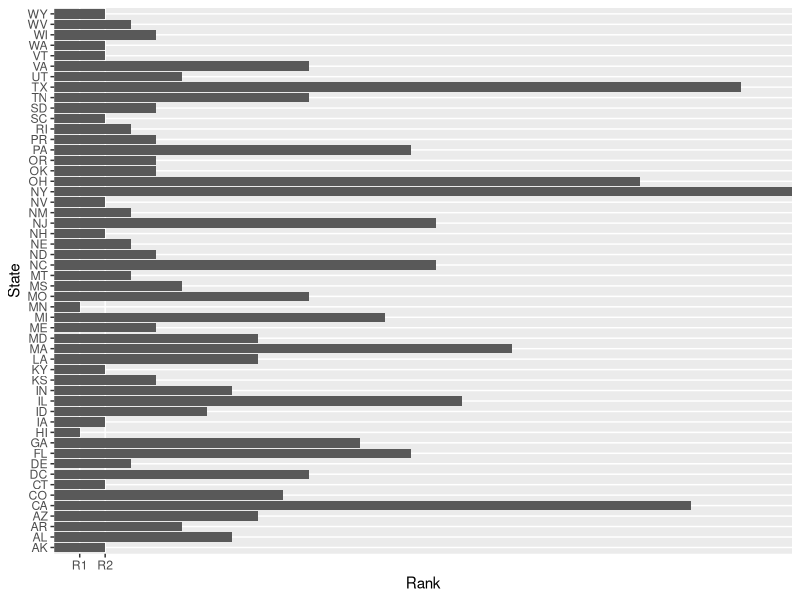
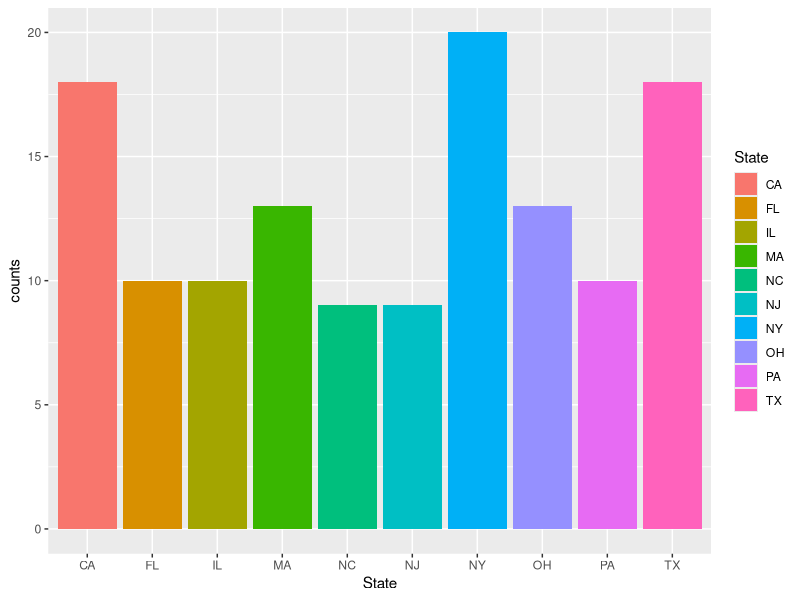
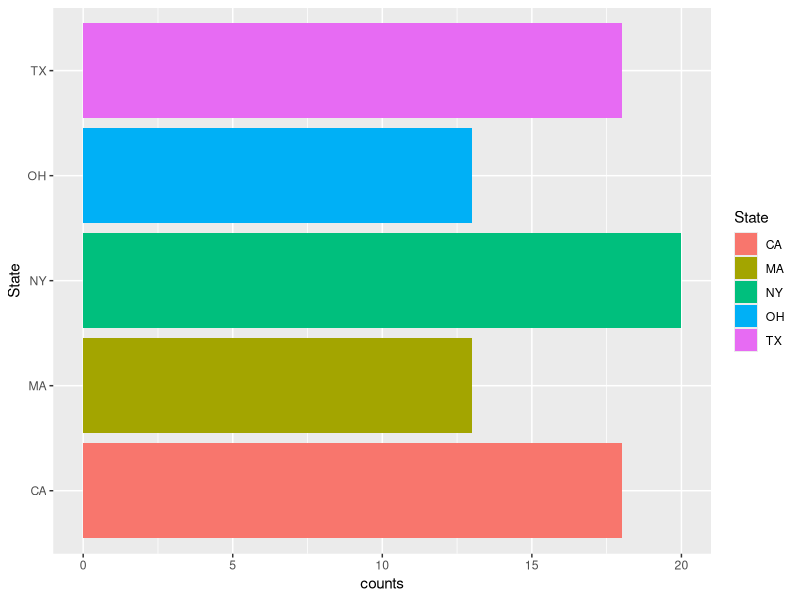
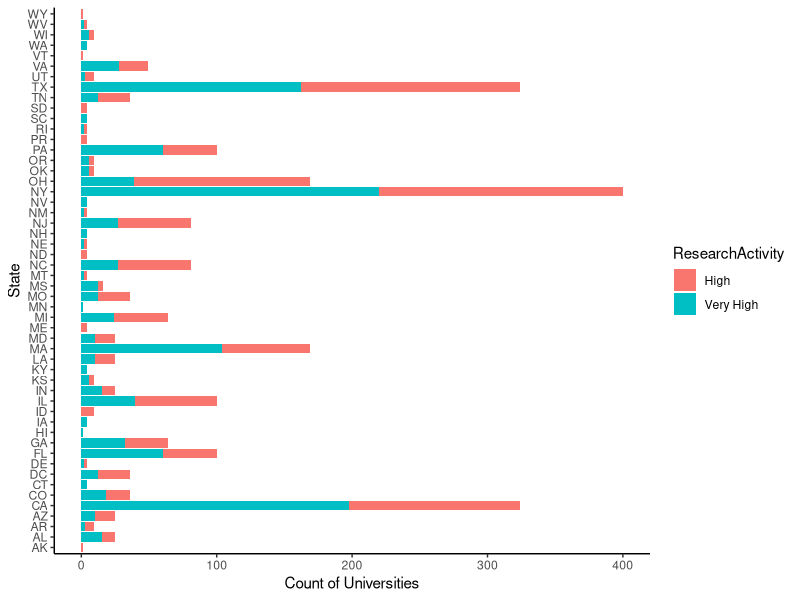
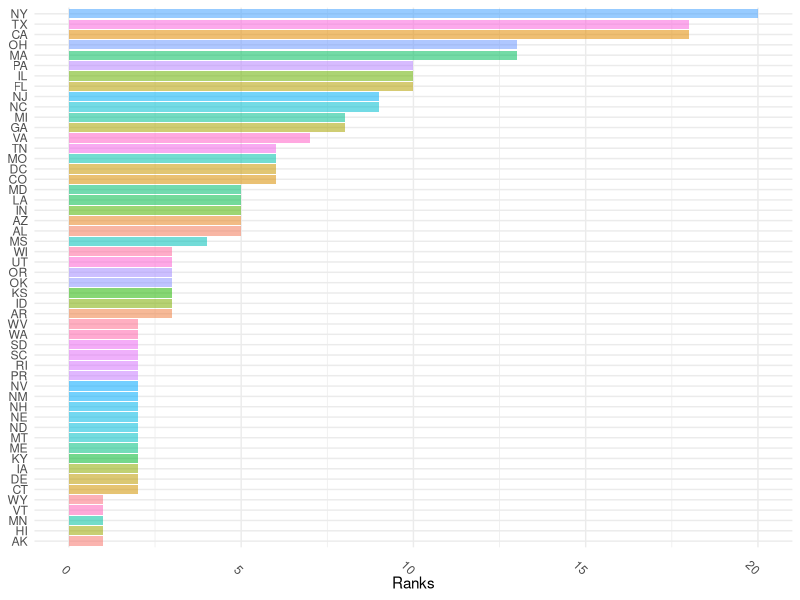

Recreate these plots in R, in order.
## ---- chunk 1
knitr::opts_chunk$set(echo = TRUE)
## ---- chunk 2
library(readxl)
Unis <- read_excel("ResearchClassification_DoctoralUniversities.xlsx")
Unis
## ---- chunk 3
library(tidyverse)
## ---- chunk 4
ggplot(Unis, aes(State, Rank)) + geom_col() + coord_flip()
## ---- chunk 5
Unis %>%
  filter(Rank == "R1") %>% 
  group_by(State) %>%
  summarise(counts = sum(table(Rank)))
## ---- chunk 6
Unis %>%
  group_by(State) %>%
  summarise(counts = sum(table(Rank))) %>%
  top_n(10) %>% 
  arrange(desc(counts)) %>% 
  ggplot(aes(State, counts, fill = State)) + 
  geom_col()
## ---- chunk 7
Unis %>%
  group_by(State) %>%
  summarise(counts = sum(table(Rank))) %>% 
  top_n(5) %>% 
  ggplot(aes(counts, State, fill = State)) + geom_col()
## ---- chunk 8
Unis2 <- Unis %>% 
  group_by(State) %>%
  mutate(total = sum(table(Rank)))
ggplot(Unis2, aes(State, total, fill = ResearchActivity)) + geom_col() + 
  theme_classic() + labs(y = "Count of Universities", x  = "State") + coord_flip()
## ---- chunk 9
Unis2
## ---- chunk 10
# Public University Rankings
pubrs <- Unis %>% 
  group_by(State) %>%
  filter(Control == "Public") %>%
  mutate(total = sum(table(Rank))) %>%  
  summarise(Rs = sum(table(total))) %>% 
  arrange(desc(Rs))
rmarkdown::paged_table(pubrs)
## ---- chunk 11
# Non-Public University Rankings
npubrs <- Unis %>% 
  group_by(State) %>%
  filter(Control != "Public") %>%
  mutate(total = sum(table(Rank))) %>%  
  summarise(Rs = sum(table(total))) %>% 
  arrange(desc(Rs))
rmarkdown::paged_table(npubrs)
## ---- chunk 12
Unis %>%
  filter(State == "DC")
## ---- chunk 13
pubrs
## ---- chunk 14
Unis %>% 
  group_by(State) %>% 
  summarise(Ranks = sum((table(Rank)))) %>%
  arrange(desc(Ranks)) %>%
  ggplot(aes(x = reorder(State, Ranks), y = Ranks)) + 
           geom_col(aes(alpha = 0.50, fill = State))  + 
  theme_minimal() +
  theme(legend.position = "none", 
        axis.title.y = element_blank(), 
        axis.text.x = element_text(angle = -45, vjust = 0.5, hjust=1)) +
  coord_flip() 
## ---- chunk 15
Unis %>% 
  group_by(City) %>% 
  summarise(TotalUnis = sum(table(Rank))) %>%
  arrange(desc(TotalUnis))
